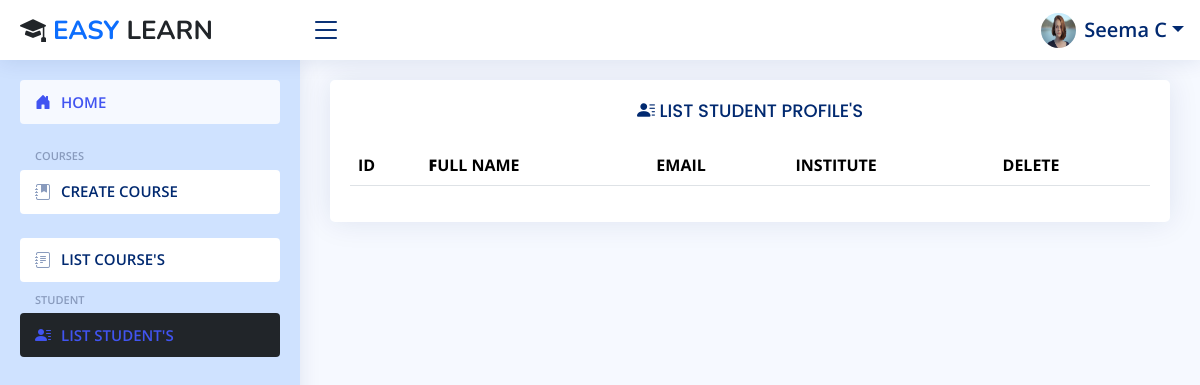
The page /teacher/list/Student/ (signed in) on the database its author committed.
### Users/models.py (models this page shows, shortened)
class User(AbstractBaseUser):
    id = models.BigAutoField(primary_key=True)
    profile_photo = models.ImageField(upload_to='profile_photos/', null=True, blank=False)
    first_name = models.CharField(max_length=100, null=False, blank=False)
    last_name = models.CharField(max_length=100, null=False, blank=False)
    institute = models.CharField(max_length=100, null=False, blank=False, default="SSVPS")
    email = models.EmailField(unique=True, null=False, blank=False)
    password = models.CharField(max_length=100, null=False, blank=False)
    role = models.CharField(max_length=10, choices=ROLE_CHOICES, null=False, blank=False)
    joined_date = models.DateField(auto_now_add=True)
    USERNAME_FIELD = 'email'
    REQUIRED_FIELDS = ['first_name', 'last_name']
    objects = UserManager()
    class Meta:
        db_table = 'Users Table'

### Teacher/views.py (the view)
# urls.py: path('list/Student/', list_students_view, name='list-students-view'),
def list_students_view(request):
    users = User.objects.filter(role='Student')
    return render(request, 'teacher/list_students.html', context={'users':users})

### Teacher/templates/teacher/list_students.html (shortened to what this page needs)
{% extends "teacher/base_site.html" %}
{% block main %}
    <main id="main" class="main">
        <section class="section">
            <div class="row justify-content-center">
                <div class="col col-lg-12">
                    <div class="card">
                        <div class="card-body">
                            <h5 class="card-title text-center">
                                <i class="bi bi-person-lines-fill"></i>
                                LIST STUDENT PROFILE'S
                            </h5>
                            <table class="table datatable">
                                <thead >
                                    <tr>
                                        <th>ID</th>
                                        <th class="d-none d-lg-table-cell"><b>F</b>ULL NAME</th>
                                        <th class="d-none d-lg-table-cell">EMAIL</th>
                                        <th class="d-none d-lg-table-cell">INSTITUTE</th>
                                        <th>DELETE</th>
                                    </tr>
                                </thead>
                            </table>
                        </div>
                    </div>
                </div>
            </div>
        </section>
    </main>
{% endblock main %}

### Teacher/templates/teacher/base_site.html (shortened to what this page needs)
{% extends "users/base.html" %}
{% load static %}
{% block content %}
    <header id="header" class="header fixed-top d-flex align-items-center">
        <div class="d-flex align-items-center justify-content-between">
            <a href="{% url "teacher:index-view" %}" class="logo">
                <span class="text-dark">
                    <i class="bi bi-mortarboard-fill"></i>
                    <span class="text-primary">EASY</span>
                    LEARN
                </span>
            </a>
            <i class="bi bi-list toggle-sidebar-btn"></i>
        </div>
        <nav class="header-nav ms-auto">
            <ul class="d-flex align-items-center">
                <li class="nav-item dropdown pe-3">
                    <a class="nav-link nav-profile d-flex align-items-center pe-0" href="#" data-bs-toggle="dropdown">
                        <img src="{{request.user.profile_photo.url}}" alt="Profile" class="rounded-circle" style="width:35px; height:35px; object-position: center;">
                        <span class="d-none d-md-block dropdown-toggle fs-5 ps-2">{{request.user.first_name}} {{request.user.last_name.0}}</span>
                    </a>
                </li>
            </ul>
        </nav>
    </header>
    <aside id="sidebar" class="sidebar bg-primary-subtle">
        <ul class="sidebar-nav" id="sidebar-nav">
            <li class="nav-item mb-4">
                <a href="{% url "teacher:index-view" %}" class="nav-link {% if request.resolver_match.url_name == 'index-view' %} active bg-dark {% endif %}">
                    <i class="bi bi-house-door-fill"></i>
                    <span>HOME</span>
                </a>
            </li>
            <li class="nav-heading">COURSES</li>
            <li class="nav-item mb-4">
                <a href="{% url "course:create-course-view" %}" class="nav-link {% if request.resolver_match.url_name == 'create-course-view' %} active bg-dark{% endif %} collapsed">
                    <i class="bi bi-journal-bookmark-fill"></i>
                    <span>CREATE COURSE</span>
                </a>
            </li>
            <li class="nav-item mt-4">
                <a href="{% url "course:list-courses-view" %}" class="nav-link {% if request.resolver_match.url_name == 'list-courses-view' %} active bg-dark{% endif %} collapsed">
                    <i class="bi bi-journal-text"></i>
                    <span>LIST COURSE'S</span>
                </a>
            </li>
            <li class="nav-heading">STUDENT</li>
            <li class="nav-item">
                <a href="{% url "teacher:list-students-view" %}" class="nav-link {% if request.resolver_match.url_name == 'list-students-view' %}active bg-dark{% endif %}">
                    <i class="bi bi-person-lines-fill"></i>
                    <span>LIST STUDENT'S</span>
                </a>
            </li>
        </ul>
    </aside>
    {% block main %}{% endblock main %}
{% endblock content %}

### Users/static/assets/css/style.css (style rules this page uses)
:root { scroll-behavior: smooth; }
body { font-family: "Open Sans", sans-serif; background: #f6f9ff; color: #444444; }
a { color: #4154f1; text-decoration: none; }
h1, h2, h3, h4, h5, h6 { font-family: "Nunito", sans-serif; }
#main { margin-top: 60px; padding: 20px 30px; transition: all 0.3s; }
.card { margin-bottom: 30px; border: none; border-radius: 5px; box-shadow: 0px 0 30px rgba(1, 41, 112, 0.1); }
.card-title { padding: 20px 0 15px 0; font-size: 18px; font-weight: 500; color: #012970; font-family: "Poppins", sans-serif; }
.card-body { padding: 0 20px 20px 20px; }
.logo { line-height: 1; }
@media (min-width: 1200px) { .logo { width: 280px; } }
.logo span { font-size: 26px; font-weight: 700; color: #012970; font-family: "Nunito", sans-serif; }
.header { transition: all 0.5s; z-index: 997; height: 60px; box-shadow: 0px 2px 20px rgba(1, 41, 112, 0.1); background-color: #fff; padding-left: 20px; }
.header .toggle-sidebar-btn { font-size: 32px; padding-left: 10px; cursor: pointer; color: #012970; }
.header-nav ul { list-style: none; }
.header-nav>ul { margin: 0; padding: 0; }
.header-nav .nav-profile { color: #012970; }
.header-nav .nav-profile img { max-height: 36px; }
.header-nav .nav-profile span { font-size: 14px; font-weight: 600; }
.sidebar { position: fixed; top: 60px; left: 0; bottom: 0; width: 300px; z-index: 996; transition: all 0.3s; padding: 20px; overflow-y: auto; scrollbar-width: thin; scrollbar-color: #aab7cf transparent; box-shadow: 0px 0px 20px rgba(1, 41, 112, 0.1); background-color: #fff; }
@media (min-width: 1200px) { #main, #footer { margin-left: 300px; } }
.sidebar-nav { padding: 0; margin: 0; list-style: none; }
.sidebar-nav li { padding: 0; margin: 0; list-style: none; }
.sidebar-nav .nav-item { margin-bottom: 5px; }
.sidebar-nav .nav-heading { font-size: 11px; text-transform: uppercase; color: #899bbd; font-weight: 600; margin: 10px 0 5px 15px; }
.sidebar-nav .nav-link { display: flex; align-items: center; font-size: 15px; font-weight: 600; color: #4154f1; transition: 0.3; background: #f6f9ff; padding: 10px 15px; border-radius: 4px; }
.sidebar-nav .nav-link i { font-size: 16px; margin-right: 10px; color: #4154f1; }
.sidebar-nav .nav-link.collapsed { color: #012970; background: #fff; }
.sidebar-nav .nav-link.collapsed i { color: #899bbd; }

### rows shown on the page
User: user.profile_photo (picture), user.first_name "Seema", user.last_name.0 "C"
